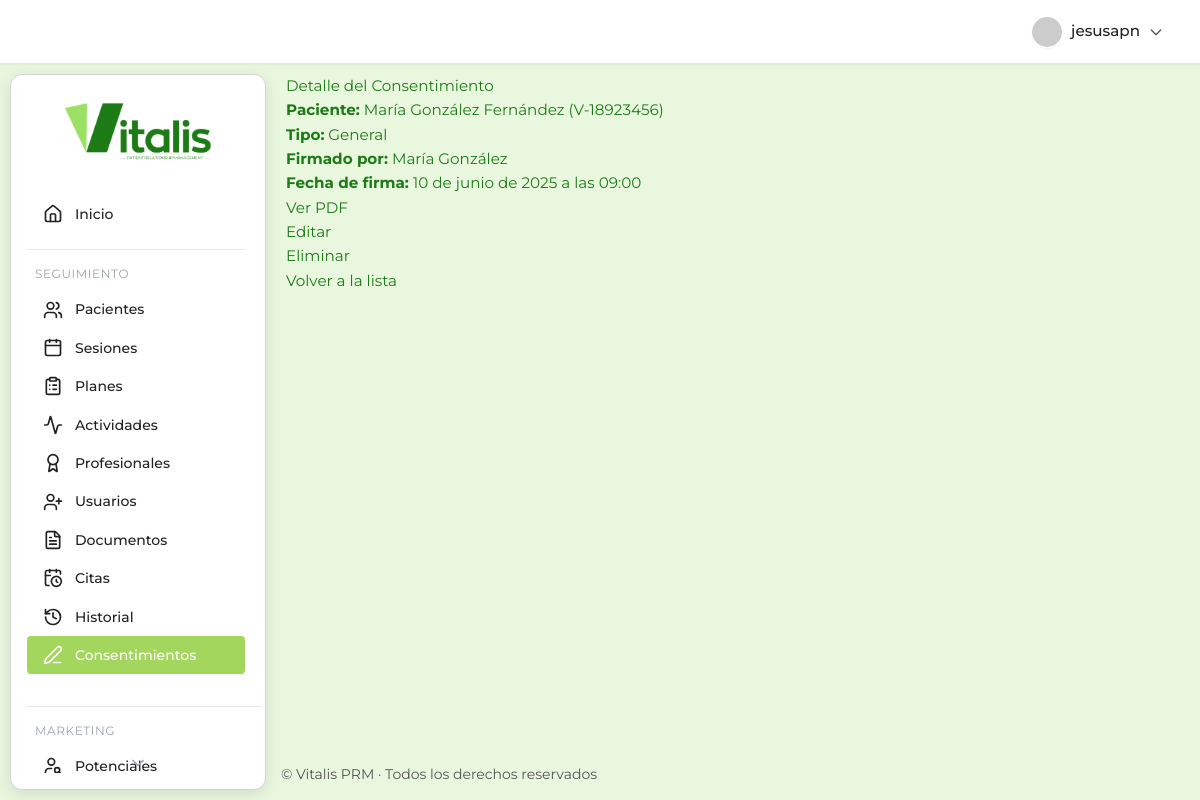
Screenshot of /consultorio/consentimientos/1/ (signed in) with the database file from the repository.
### prm_salud/consultorio/models.py (models this page shows, shortened)
class Consentimiento(models.Model):
    paciente = models.ForeignKey(Paciente, on_delete=models.CASCADE)
    fecha_firma = models.DateTimeField(auto_now_add=True)
    tipo = models.CharField(max_length=100, choices=[('general', 'General'), ('psicoterapia', 'Psicoterapia')])
    firmado_por = models.CharField(max_length=255)
    archivo_pdf = models.FileField(upload_to='consentimientos/')

class Paciente(models.Model):
    id_paciente = models.CharField(max_length=50, unique=True, editable=False, primary_key=True) # ID único generado
    nombres = models.CharField(max_length=100, verbose_name="Nombres")
    apellidos = models.CharField(max_length=100, verbose_name="Apellidos")
    fecha_nacimiento = models.DateField(verbose_name="Fecha de Nacimiento")
    genero = models.CharField(
        max_length=20,
        choices=[
            ('Femenino', 'Femenino'),
            ('Masculino', 'Masculino'),
            ('Prefiero no decir', 'Prefiero no decir')
        ],
        verbose_name="Género"
    )
    cedula_identidad = models.CharField(max_length=20, unique=True, verbose_name="Cédula de Identidad")
    telefono = models.CharField(max_length=20, blank=True, null=True, verbose_name="Teléfono")
    email = models.EmailField(blank=True, null=True, verbose_name="Email")
    direccion = models.CharField(max_length=255, blank=True, null=True, verbose_name="Dirección")
    estado_paciente = models.CharField(
        max_length=20,
        choices=[
            ('Activo', 'Activo'),
            ('En Pausa', 'En Pausa'),
            ('Dado de Alta', 'Dado de Alta'),
            ('No Acude', 'No Acude'),
            ('Nuevo', 'Nuevo')
        ],
        default='Activo',
        verbose_name="Estado del Paciente"
    )
    fecha_registro = models.DateField(auto_now_add=True, verbose_name="Fecha de Registro")
    fuente_referencia = models.CharField(
        max_length=50,
        choices=[
            ('Recomendación de Paciente', 'Recomendación de Paciente'),
            ('Redes Sociales', 'Redes Sociales'),
            ('Google Ads', 'Google Ads'),
            ('Otro Profesional de Salud', 'Otro Profesional de Salud'),
            ('Directo', 'Directo'),
            ('Desconocido', 'Desconocido')
        ],
        default='Desconocido',
        verbose_name="Fuente de Referencia"
    )
    motivo_principal_consulta_inicial = models.TextField(blank=True, null=True, verbose_name="Motivo Principal de Consulta Inicial")
    estado_inicial_valoracion = models.CharField(max_length=50, blank=True, null=True, verbose_name="Estado Inicial de Valoración")
    foto = models.ImageField(upload_to='pacientes/fotos/', blank=True, null=True, verbose_name="Foto")
    foto_offset_x = models.PositiveSmallIntegerField(default=50, verbose_name="Posición X de la Foto")
    foto_offset_y = models.PositiveSmallIntegerField(default=50, verbose_name="Posición Y de la Foto")
    class Meta:
        verbose_name = "Paciente"
        verbose_name_plural = "Pacientes"
        ordering = ['apellidos', 'nombres'] # Ordenar por apellido y nombre por defecto
    def __str__(self):
        return f"{self.nombres} {self.apellidos} ({self.cedula_identidad})"

### prm_salud/consultorio/views.py (the view)
# urls.py: path('consentimientos/<int:pk>/', views.ConsentimientoDetailView.as_view(), name='consentimiento_detail'),
class ConsentimientoDetailView(LoginRequiredMixin, DetailView):
    model = Consentimiento
    template_name = 'consultorio/consentimientos/consentimiento_detail.html'
    context_object_name = 'consentimiento'

### prm_salud/consultorio/templates/consultorio/consentimientos/consentimiento_detail.html
{% extends 'consultorio/base.html' %} {% block content %}
<h2>Detalle del Consentimiento</h2>
<p><strong>Paciente:</strong> {{ consentimiento.paciente }}</p>
<p><strong>Tipo:</strong> {{ consentimiento.get_tipo_display }}</p>
<p><strong>Firmado por:</strong> {{ consentimiento.firmado_por }}</p>
<p><strong>Fecha de firma:</strong> {{ consentimiento.fecha_firma }}</p>
<p>
  <a href="{{ consentimiento.archivo_pdf.url }}" target="_blank">Ver PDF</a>
</p>
<a
  href="{% url 'consultorio:consentimiento_update' consentimiento.pk %}"
  class="btn btn-primary"
  >Editar</a
>
<a
  href="{% url 'consultorio:consentimiento_delete' consentimiento.pk %}"
  class="btn btn-danger"
  >Eliminar</a
>
<a href="{% url 'consultorio:consentimiento_list' %}" class="btn btn-secondary"
  >Volver a la lista</a
>
{% endblock %}

### prm_salud/consultorio/templates/consultorio/base.html (shortened to what this page needs)
{% load static %}
<!DOCTYPE html>
<html lang="es">
  <head>
    <link
      href="https://cdn.jsdelivr.net/npm/tailwindcss@2.2.19/dist/tailwind.min.css"
      rel="stylesheet"
    />
    <link
      rel="stylesheet"
      href="https://cdn.jsdelivr.net/npm/flatpickr/dist/flatpickr.min.css"
    />
    <link rel="stylesheet" href="{% static 'consultorio/css/main.css' %}" />
  </head>
  <body class="main-body-layout bg-[#e9f7df] text-text-main font-montserrat">
    <header
      class="flex justify-end items-center px-6 py-3 shadow-sm sticky top-0 left-0 right-0 z-20 w-full header-modern border-b border-gray-200"
    >
      <div class="relative">
        {% if user.is_authenticated %}
        <button
          id="user-menu-btn"
          onclick="toggleUserDropdown()"
          class="flex items-center gap-2 rounded-full px-3 py-1 hover:bg-gray-100 focus:outline-none focus:ring-2 focus:ring-primary"
        >
          <img
            src="https://ui-avatars.com/api/?name={{ user.get_full_name|default:user.username }}&background=4f46e5&color=fff&rounded=true&size=32"
            alt="Avatar"
            class="rounded-full shadow-sm border border-white"
          />
          <span class="font-medium"
            >{{ user.get_full_name|default:user.username }}</span
          >
          <svg
            fill="none"
            stroke="currentColor"
            stroke-width="2"
            stroke-linecap="round"
            stroke-linejoin="round"
            viewBox="0 0 24 24"
            class="w-4 h-4 text-gray-400"
          >
            <path d="M19 9l-7 7-7-7"></path>
          </svg>
        </button>
        {% endif %} {% block header_actions %}{% endblock %}
      </div>
    </header>
    <div class="content-wrapper">
      <aside
        class="sidebar-card-container"
        style="
          top: calc(64px + 10px);
          left: 10px;
          height: calc(100vh - (64px + 10px) - 10px);
        "
      >
        <div class="flex justify-center items-center h-28">
          <a href="{% url 'consultorio:dashboard' %}">
            <img
              src="{% static 'consultorio/img/PRMlogo.png' %}"
              alt="Logo Vitalis PRM"
              class="h-16 transition-transform duration-200 hover:scale-105"
            />
          </a>
        </div>
        <nav
          id="sidebar-scroll"
          class="flex flex-col gap-2 px-4 pr-2 overflow-y-scroll hide-scrollbar relative"
        >
          <a
            href="{% url 'consultorio:dashboard' %}"
            class="sidebar-link flex items-center gap-3 py-3 px-3 rounded-lg {% if request.path == '/consultorio/' %}sidebar-active{% endif %}"
          >
            <i data-lucide="home" class="w-5 h-5"></i><span>Inicio</span>
          </a>
          <div class="mt-2 border-t border-gray-200 pt-4 mr-4">
            <h3
              class="text-xs text-gray-400 uppercase tracking-wider mb-2 ml-2"
            >
              Seguimiento
            </h3>
            <a
              href="{% url 'consultorio:paciente_list' %}"
              class="sidebar-link flex items-center gap-3 py-3 px-3 rounded-lg {% if 'pacientes' in request.path %}sidebar-active{% endif %}"
            >
              <i data-lucide="users" class="w-5 h-5"></i><span>Pacientes</span>
            </a>
            <a
              href="{% url 'consultorio:sesion_list' %}"
              class="sidebar-link flex items-center gap-3 py-3 px-3 rounded-lg {% if 'sesiones' in request.path %}sidebar-active{% endif %}"
            >
              <i data-lucide="calendar" class="w-5 h-5"></i
              ><span>Sesiones</span>
            </a>
            <a
              href="{% url 'consultorio:plan_list' %}"
              class="sidebar-link flex items-center gap-3 py-3 px-3 rounded-lg {% if 'planes' in request.path %}sidebar-active{% endif %}"
            >
              <i data-lucide="clipboard-list" class="w-5 h-5"></i
              ><span>Planes</span>
            </a>
            <a
              href="{% url 'consultorio:actividad_list' %}"
              class="sidebar-link flex items-center gap-3 py-3 px-3 rounded-lg {% if 'actividades' in request.path %}sidebar-active{% endif %}"
            >
              <i data-lucide="activity" class="w-5 h-5"></i
              ><span>Actividades</span>
            </a>
            <a
              href="{% url 'consultorio:profesional_list' %}"
              class="sidebar-link flex items-center gap-3 py-3 px-3 rounded-lg {% if 'profesionales' in request.path %}sidebar-active{% endif %}"
            >
              <i data-lucide="award" class="w-5 h-5"></i
              ><span>Profesionales</span>
            </a>
            <a
              href="{% url 'consultorio:user_list' %}"
              class="sidebar-link flex items-center gap-3 py-3 px-3 rounded-lg {% if 'usuarios' in request.path %}sidebar-active{% endif %}"
            >
              <i data-lucide="user-plus" class="w-5 h-5"></i
              ><span>Usuarios</span>
            </a>
            <a
              href="{% url 'consultorio:documentopaciente_list' %}"
              class="sidebar-link flex items-center gap-3 py-3 px-3 rounded-lg {% if 'documentos' in request.path %}sidebar-active{% endif %}"
            >
              <i data-lucide="file-text" class="w-5 h-5"></i
              ><span>Documentos</span>
            </a>
            <a
              href="{% url 'consultorio:cita_list' %}"
              class="sidebar-link flex items-center gap-3 py-3 px-3 rounded-lg {% if 'citas' in request.path %}sidebar-active{% endif %}"
            >
              <i data-lucide="calendar-clock" class="w-5 h-5"></i
              ><span>Citas</span>
            </a>
            <a
              href="{% url 'consultorio:historialcambios_list' %}"
              class="sidebar-link flex items-center gap-3 py-3 px-3 rounded-lg {% if 'historiales' in request.path %}sidebar-active{% endif %}"
            >
              <i data-lucide="history" class="w-5 h-5"></i
              ><span>Historial</span>
            </a>
            <a
              href="{% url 'consultorio:consentimiento_list' %}"
              class="sidebar-link flex items-center gap-3 py-3 px-3 rounded-lg {% if 'consentimientos' in request.path %}sidebar-active{% endif %}"
            >
              <i data-lucide="pen-line" class="w-5 h-5"></i
              ><span>Consentimientos</span>
            </a>
          </div>
          <div class="mt-6 border-t border-gray-200 pt-4">
            <h3
              class="text-xs text-gray-400 uppercase tracking-wider mb-2 ml-2"
            >
              Marketing
            </h3>
            <a
              href="{% url 'consultorio:pacientepotencial_list' %}"
              class="sidebar-link flex items-center gap-3 py-3 px-3 rounded-lg {% if 'marketing/potenciales' in request.path %}sidebar-active{% endif %}"
            >
              <i data-lucide="user-search" class="w-5 h-5"></i
              ><span>Potenciales</span>
            </a>
          </div>
        </nav>
        <div id="scroll-indicator" class="flex justify-center -mt-2">
          <i
            data-lucide="chevron-down"
            class="w-5 h-5 text-gray-400 animate-bounce"
          ></i>
        </div>
      </aside>
      <main class="flex-1 overflow-auto main-content-offset">
        {% block content %}{% endblock %}
      </main>
    </div>
    <footer
      class="text-sm text-text-main py-4 mt-auto"
      style="
        border-top: none;
        text-align: left;
        padding-left: calc(16rem + 20px + 5px);
      "
    >
      &copy; {{ now|date:"Y" }} Vitalis PRM · Todos los derechos reservados
    </footer>
  </body>
</html>

### prm_salud/consultorio/static/consultorio/css/main.css (style rules this page uses)
:root { --primary: #A3D65C; --primary-dark: #2E7D32; --primary-hover: #2E7D32; --accent: #A3D65C; --warning: #FFCC00; --danger: #E74C3C; --info: #3498DB; --bg-light: #e9f7df; --bg-section: #F9F9F9; --bg-hover: #F1F8E9; --card-shadow: 0 4px 16px rgba(0,0,0,0.1); --table-border: #D3D3D3; --text-primary: #212121; --text-secondary: #555555; --text-light: #ECF0F1; --border-light: #D3D3D3; --border-dark: #2E7D32; --sidebar-bg: #FFFFFF; --sidebar-border: #D3D3D3; --sidebar-hover-bg: #F1F8E9; --text-white: #fff; --text-muted: var(--text-secondary); --btn-secondary: #D3D3D3; --btn-secondary-hover: #B0B0B0; --icon-main: #2E7D32; --icon-hover: #A3D65C; }
body { font-family: 'Montserrat', 'Segoe UI', Arial, sans-serif !important; font-size: 0.95rem; line-height: 1.6; color: #1D7B16; background-color: var(--bg-light); min-height: 100vh; display: flex; flex-direction: column; transition: background-color 0.3s ease, color 0.3s ease; margin: 0; }
aside { display: flex; flex-direction: column; overflow-y: auto; flex-shrink: 0; transition: background-color 0.3s ease; }
aside a img { height: 3.5rem; display: block; margin: 0 auto; transition: transform 0.2s ease-in-out; }
aside nav { flex-grow: 1; padding: 0.5rem 0; font-size: 0.875rem; display: flex; flex-direction: column; gap: 0.5rem; overflow-y: auto; padding-right: 4px; }
.sidebar-link { display: flex; align-items: center; padding: 0.5rem 1rem; border-radius: 0.25rem; transition: background-color 0.2s ease, color 0.2s ease; font-weight: 500; cursor: pointer; color: var(--text-primary); }
header { padding: 1rem 2rem; display: flex; align-items: center; justify-content: space-between; z-index: 10; flex-shrink: 0; transition: background-color 0.3s ease; }
header #user-menu-btn { display: flex; align-items: center; gap: 0.5rem; padding: 0.5rem 0.75rem; border-radius: 9999px; cursor: pointer; background-color: transparent; border: none; transition: background-color 0.2s ease; outline: none; }
header #user-menu-btn img { height: 2rem; width: 2rem; border-radius: 9999px; box-shadow: 0 1px 2px rgba(0,0,0,0.05); }
header #user-menu-btn span { font-weight: 500; color: var(--text-primary); }
header #user-menu-btn svg { width: 1rem; height: 1rem; color: var(--text-secondary); }
main { flex: 1; display: flex; flex-direction: column; min-height: 0; padding: 2.5rem 2rem; overflow-y: auto; }
footer { text-align: center; font-size: 0.75rem; color: var(--text-secondary); padding: 1.5rem 0; border-top: 1px solid var(--border-light); background: var(--bg-section); box-shadow: none; flex-shrink: 0; width: 100%; }
body, .font-montserrat { font-family: 'Montserrat', 'Segoe UI', Arial, sans-serif !important; }
:root { --bg-sidebar-dark: #FFFFFF; --border-sidebar-border: var(--border-light); --sidebar-hover-bg: #F0F0F0; --text-white: #fff; --text-muted: var(--text-secondary); }
.sidebar-card-container { overflow-y: hidden; }
.sidebar-card-container nav { overflow-y: auto; padding-right: 4px; }

### rows the page displays
Consentimiento: paciente "María González Fernández (V-18923456)", tipo "General", firmado_por "María González", fecha_firma "10 de junio de 2025 a las 09:00"

### other values shown
{{ user.get_full_name|default:user.username }} "jesusapn"
